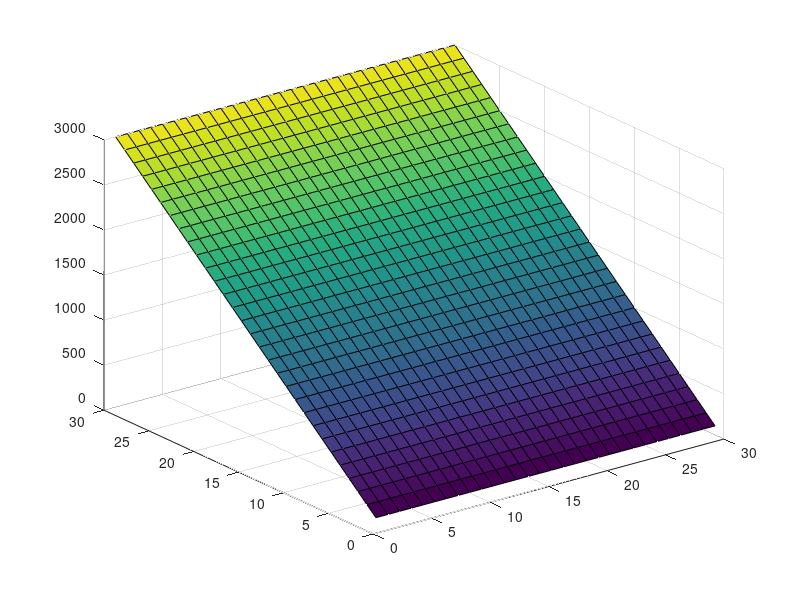

This figure's MATLAB source: (Note: this script raises an error after producing the figure.)
clc
clear
close all

% make plots of signifigant wave height for slopes

windspeeds = [2 3];

m = 30;                                                                    % number of gridpoints in x-direction
n = 30;                                                                    % number of gridpoints in y-direction

ol_slope =10;

bathy_map = ones(m,n);
for i = 1:m
    bathy_map(i,:) = 100*(i);
end

surf(bathy_map)
% from titanpool at 90K

rho_liquid = 540;
nu_liquid = 3e-7; % m2/s
planet_gravity = 1.352;
planet_temp = 92;
planet_press = 1.5*101300;
surface_tension = 0.018;
gridX = 1000.0;
gridY = 1000.0;
time_step = 1;
num_time_steps = 100;
wind_dir = 0;


sigH_flat = makeWaves(windspeeds,wind_dir,rho_liquid,nu_liquid,planet_gravity,planet_temp,planet_press,surface_tension,bathy_map,gridX,gridY,time_step,num_time_steps); % [m]


figure;
plot(1:length(sigH_flat),sigH_flat(1,:),'-o')
hold on;
plot(1:length(sigH_flat),sigH_flat(2,:),'-o')
plot(1:length(sigH_flat),sigH_flat(3,:),'-o')
legend('u = 1 m/s','u = 2 m/s','u = 3 m/s')




